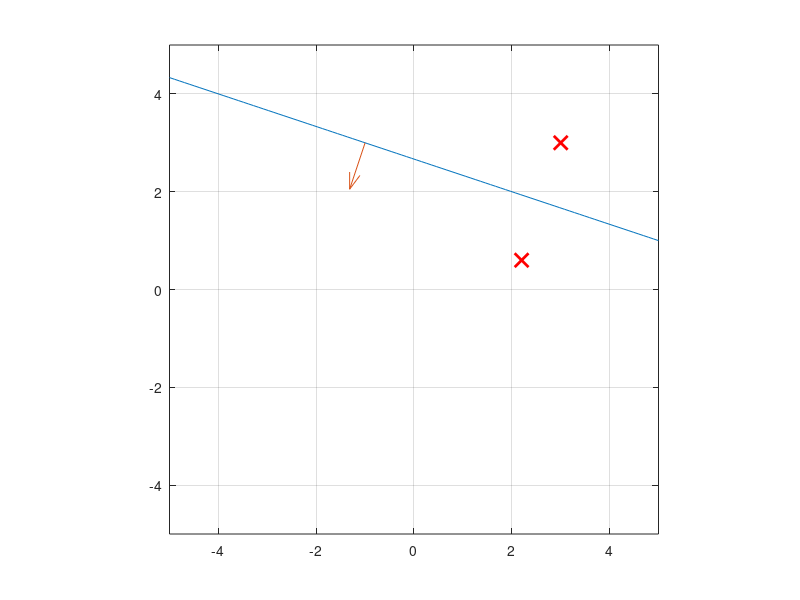

The MATLAB script that drew this image:
% defining the line
P1 = [2, 2];
P2 = [-1, 3];

% point to mirror
P = [3, 3];

DIF = P1 - P2;

% calculate coeffs
A = DIF(2);
B = -DIF(1);
C = -A*P1(1) - B*P1(2);

% normalize coeffs
M = sqrt(A * A + B * B);
A = A/M;
B = B/M;
C = C/M;

% calculate distance from point to line
D = A*P(1) + B*P(2) + C;

% calculate mirror point
P_m(1) = P(1) - 2*A*D;
P_m(2) = P(2) - 2*B*D;

m = -A/B;
b = -C/B;
X = linspace(-5,5,100);

close all
plot(X, m*X + b);  % line
hold on
plot(P(1),P(2),'rx','MarkerSize',10,'LineWidth',2);  % point
plot(P_m(1),P_m(2),'rx','MarkerSize',10,'LineWidth',2);  % mirrored point
quiver(P2(1),P2(2),A,B,0);  % line normal vector
grid on;
xlim([-5 5]);
ylim([-5 5]);
axis square